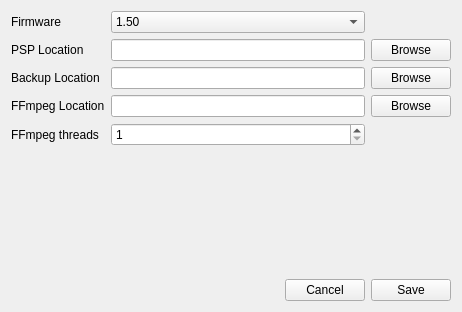
<ui version="4.0" >
 <class>OptionsWidget</class>
 <widget class="QWidget" name="OptionsWidget" >
  <property name="geometry" >
   <rect>
    <x>0</x>
    <y>0</y>
    <width>462</width>
    <height>312</height>
   </rect>
  </property>
  <property name="sizePolicy" >
   <sizepolicy vsizetype="Minimum" hsizetype="Minimum" >
    <horstretch>0</horstretch>
    <verstretch>0</verstretch>
   </sizepolicy>
  </property>
  <property name="windowTitle" >
   <string>Form</string>
  </property>
  <layout class="QVBoxLayout" >
   <item>
    <layout class="QGridLayout" >
     <item row="0" column="0" >
      <widget class="QLabel" name="labelFirmware" >
       <property name="text" >
        <string>Firmware</string>
       </property>
      </widget>
     </item>
     <item row="0" column="1" >
      <widget class="QComboBox" name="comboBoxFirmware" >
       <item>
        <property name="text" >
         <string>1.50</string>
        </property>
       </item>
       <item>
        <property name="text" >
         <string>2.00</string>
        </property>
       </item>
       <item>
        <property name="text" >
         <string>3.xx OE</string>
        </property>
       </item>
      </widget>
     </item>
     <item row="1" column="0" >
      <widget class="QLabel" name="labelPSPDir" >
       <property name="text" >
        <string>PSP Location</string>
       </property>
      </widget>
     </item>
     <item row="1" column="1" >
      <widget class="QLineEdit" name="lineEditPSPDir" >
       <property name="readOnly" >
        <bool>true</bool>
       </property>
      </widget>
     </item>
     <item row="1" column="2" >
      <widget class="QPushButton" name="pushButtonPSPDirBrowse" >
       <property name="text" >
        <string>Browse</string>
       </property>
      </widget>
     </item>
     <item row="2" column="0" >
      <widget class="QLabel" name="labelBackupDir" >
       <property name="text" >
        <string>Backup Location</string>
       </property>
      </widget>
     </item>
     <item row="2" column="1" >
      <widget class="QLineEdit" name="lineEditBackupDir" >
       <property name="readOnly" >
        <bool>true</bool>
       </property>
      </widget>
     </item>
     <item row="2" column="2" >
      <widget class="QPushButton" name="pushButtonBackupDir" >
       <property name="text" >
        <string>Browse</string>
       </property>
      </widget>
     </item>
     <item row="3" column="0" >
      <widget class="QLabel" name="labelFFmpeg" >
       <property name="text" >
        <string>FFmpeg Location</string>
       </property>
      </widget>
     </item>
     <item row="3" column="1" >
      <widget class="QLineEdit" name="lineEditFFmpeg" >
       <property name="readOnly" >
        <bool>true</bool>
       </property>
      </widget>
     </item>
     <item row="3" column="2" >
      <widget class="QPushButton" name="pushButtonFFmpegBrowse" >
       <property name="text" >
        <string>Browse</string>
       </property>
      </widget>
     </item>
     <item row="4" column="0" >
      <widget class="QLabel" name="labelFfmpegThreads" >
       <property name="text" >
        <string>FFmpeg threads</string>
       </property>
      </widget>
     </item>
     <item row="4" column="1" >
      <widget class="QSpinBox" name="spinBoxFFmpeg" >
       <property name="minimum" >
        <number>1</number>
       </property>
       <property name="maximum" >
        <number>4</number>
       </property>
      </widget>
     </item>
    </layout>
   </item>
   <item>
    <spacer>
     <property name="orientation" >
      <enum>Qt::Vertical</enum>
     </property>
     <property name="sizeHint" >
      <size>
       <width>438</width>
       <height>31</height>
      </size>
     </property>
    </spacer>
   </item>
   <item>
    <layout class="QHBoxLayout" >
     <item>
      <spacer>
       <property name="orientation" >
        <enum>Qt::Horizontal</enum>
       </property>
       <property name="sizeHint" >
        <size>
         <width>171</width>
         <height>20</height>
        </size>
       </property>
      </spacer>
     </item>
     <item>
      <widget class="QPushButton" name="pushButtonOptionsCancel" >
       <property name="text" >
        <string>Cancel</string>
       </property>
      </widget>
     </item>
     <item>
      <widget class="QPushButton" name="pushButtonOptionsSave" >
       <property name="text" >
        <string>Save</string>
       </property>
      </widget>
     </item>
    </layout>
   </item>
  </layout>
 </widget>
 <resources/>
 <connections/>
</ui>
